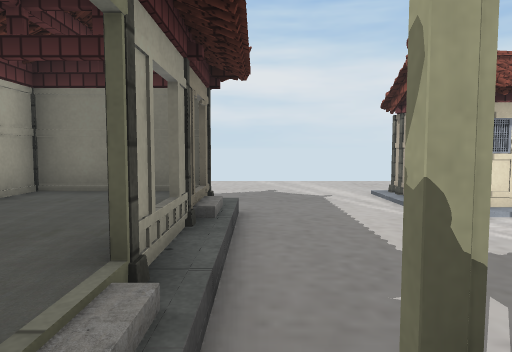
view 1 (above)

24 first-person views from a walk through a scene from a Unity 3-D project. The camera is 1.3 m above the floor, tilts 4° down and sees 70° across. The floor is counted in squares, 1 m on a side. Each view is taken from the middle of a square. On the plan, view 1 faces up. The plan holds only what a view shows up to about 15 squares ahead; the rest is blank. The place goes on beyond the plan. The player character is not drawn. Some animated figures are not drawn. Door leaves are left out, so doorways stand open. Some surface patterns are stand-ins.

view 2
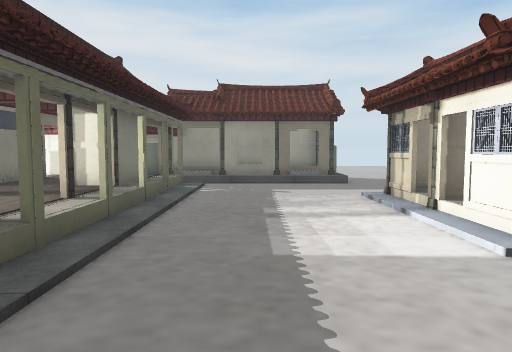

view 3
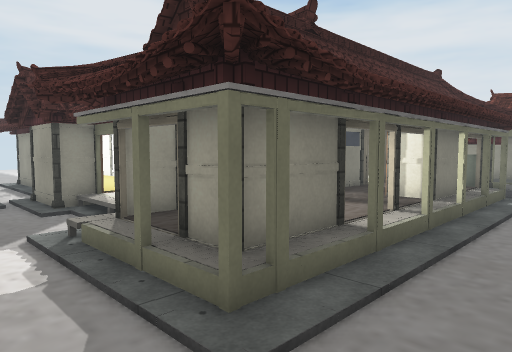

view 4
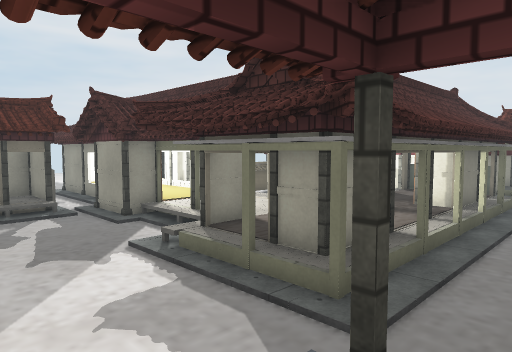

view 5
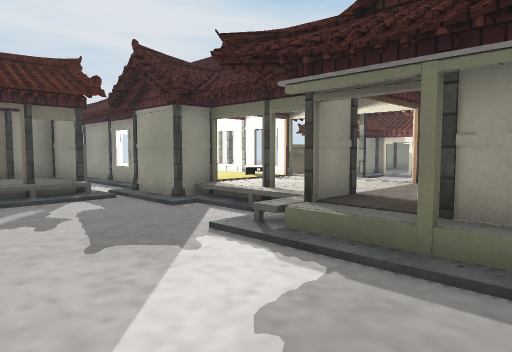

view 6
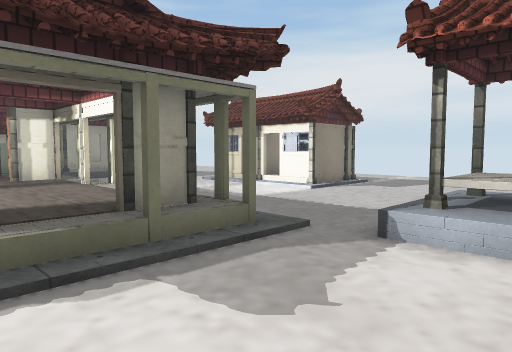

view 7
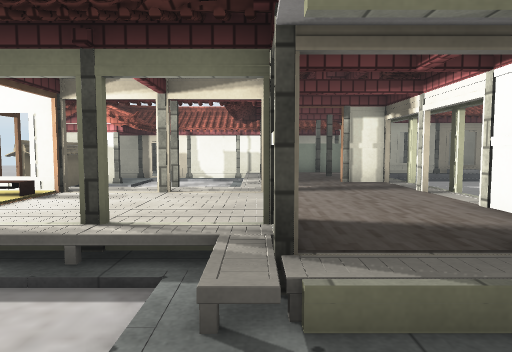

view 8
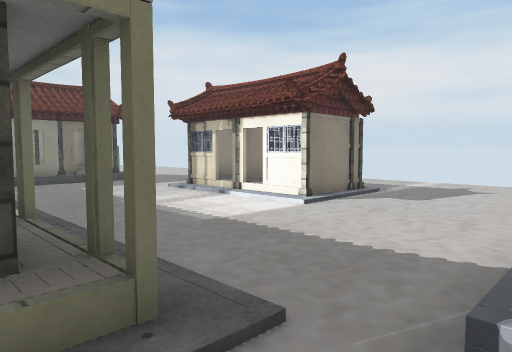

view 9
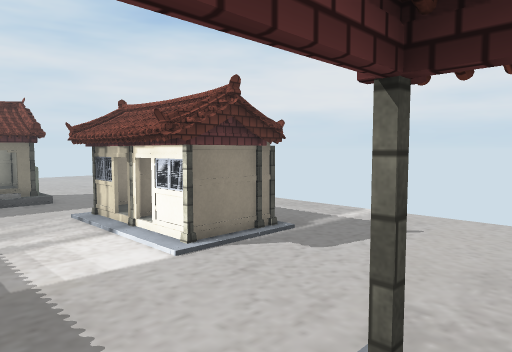

view 10
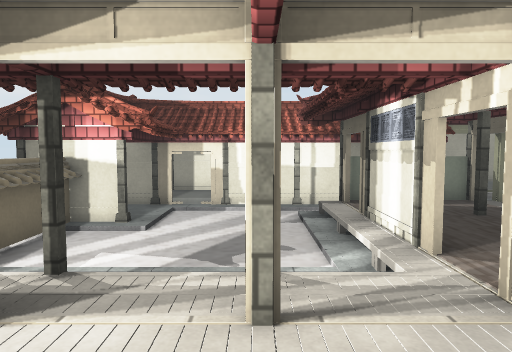

view 11
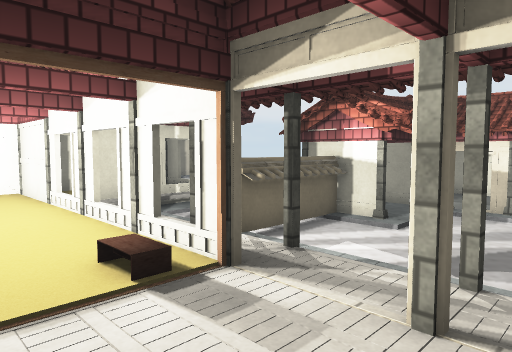

view 12
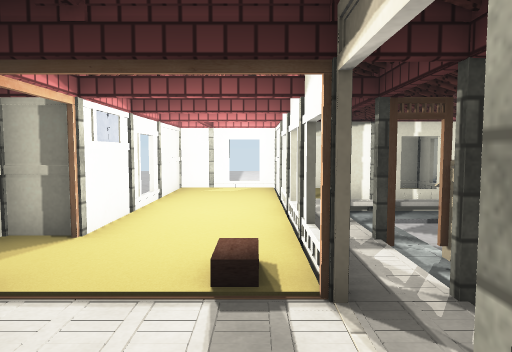

view 13
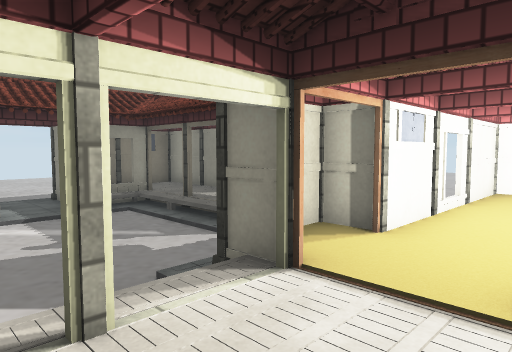

view 14
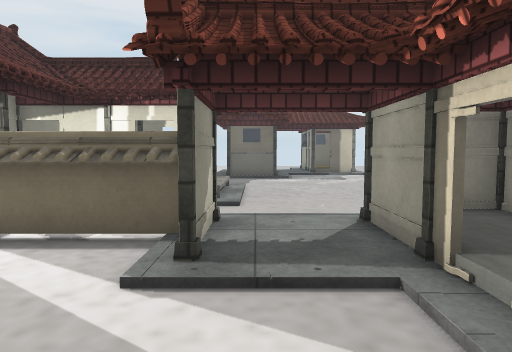

view 15
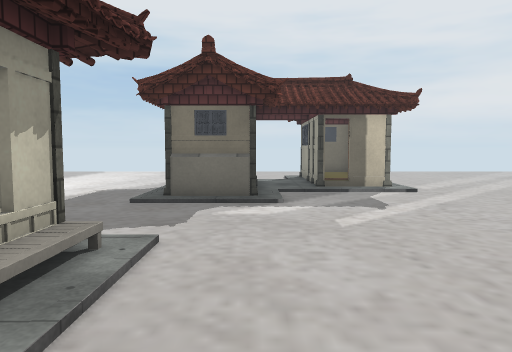

view 16
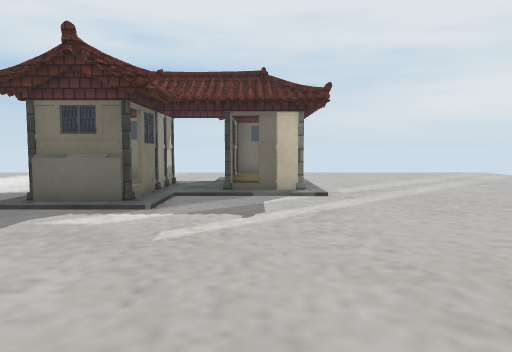

view 17
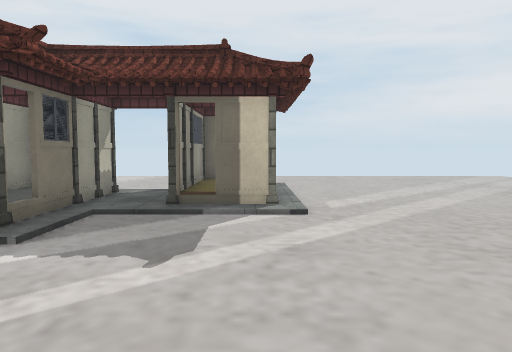

view 18
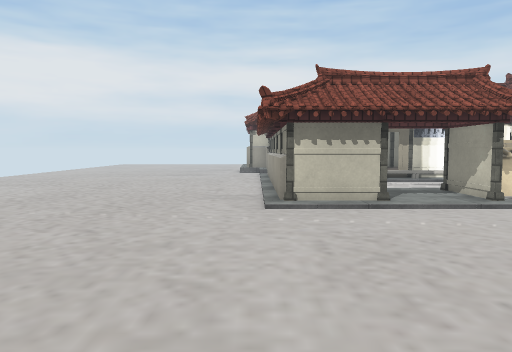

view 19
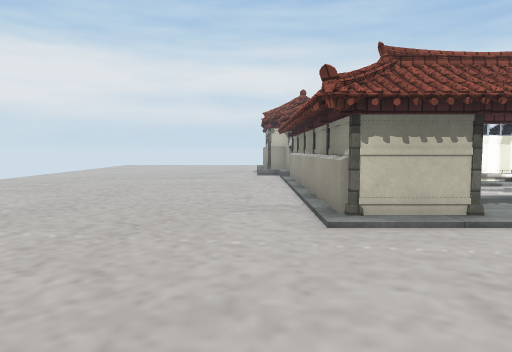

view 20
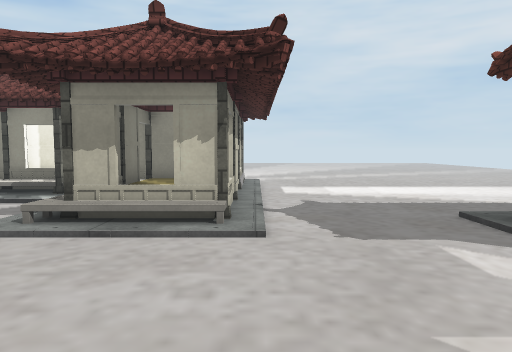

view 21
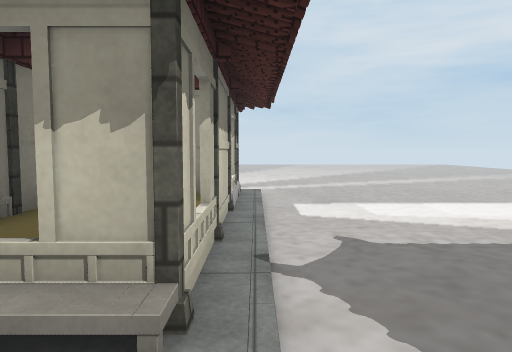

view 22
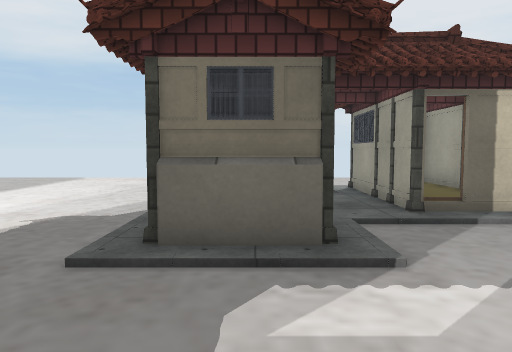

view 23
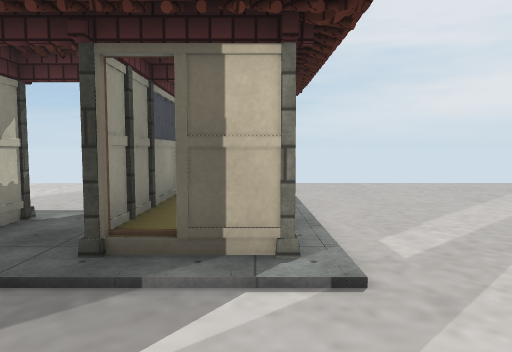

view 24
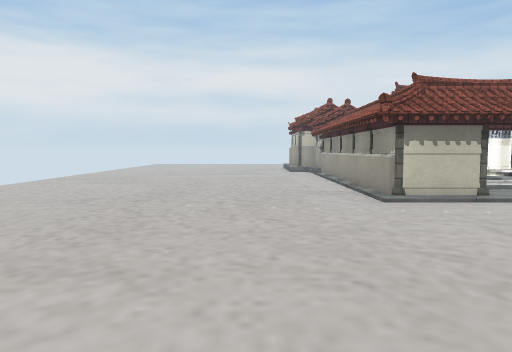

### Floor plan
Key: @ floor where view 1 was taken; # wall or solid block; . main floor; : floor 0.25 m higher than the main floor; + floor 0.5 m higher than the main floor; * floor 0.75 m higher than the main floor; / step, stairs or slope; D open door; ^ raised ledge; P pillar; O other object.
Columns run from 16 left of view 1 to 17 right of it. Each row starts with its distance up from view 1.
 10                .....P  # P......
  9                .....#: # #......
  8                .....OODPOO......
  7             P##P....P....P......
  6             #++D...............
  5              ++P...............P
  4             #++D.............../ *
  3              O+P...............P/
  2              #+D...............//
  1                O PDODPDPDPPDPD....
  0                O@DDD#DDDDD###D...
 -1                  P+P+P++++++PD...
 -2  ............    #++++++++++DD...
 -3  ............# #.PDOOODODDDPPD....
 -4   ...........O P...P.P D+ +D.....
 -5 .............# #......PP  +P.....
 -6 .............O P...... D   D......
 -7 .............#:D......PPDDDPP.....
 -8  ............O:P..P.../D/++D#.....
 -9  ............#:#..#^#DPP+++PP.....
-10   ...........P#P..P ##/D+++O.PPDDP
-11    ................ ../P+++P.#
-12    ...................PP+++P.OPD
-13     ............../////D+++D.
-14      .............PDDPDP+++P.
-15      .............D++++#+++#
-16       ............PDDP#PDPPP
-17        .........................
-18        .........................
-19          .......................
-20         ........................
-21        .........................
-22        .........POP.............
-23       ..........O: .............
-24      .......PDPPO: .............
-25      ....... :PDP:#.............
-26     ........O:P.PO  ........ ...
-27    .........#:O..   ........  ..
-28    .........#:O...  ......
-29    .........  P....  .....
-30   ..........   ....  ......
-31   ..........    .... .......
-32     ........      ..  ......
-33    ........       ...
-34    ........        ..

Positions as (right, up) in squares from view 1, and headings:
1: (0, 0), facing up
2: (14, 4), facing left
3: (15, 4), facing down-left
4: (17, 4), facing down-left
5: (17, 1), facing down-left
6: (17, -3), facing up-left
7: (15, -3), facing left
8: (15, 0), facing up-left
9: (16, 3), facing up-left
10: (10, -5), facing left
11: (10, -4), facing down-left
12: (8, -4), facing down
13: (8, -4), facing down-right
14: (1, -4), facing down
15: (0, -12), facing down
16: (-3, -13), facing down
17: (-4, -16), facing down
18: (-4, -19), facing up
19: (-5, -17), facing up
20: (-4, -17), facing right
21: (0, -17), facing right
22: (1, -17), facing down
23: (-4, -20), facing down
24: (-7, -20), facing up
